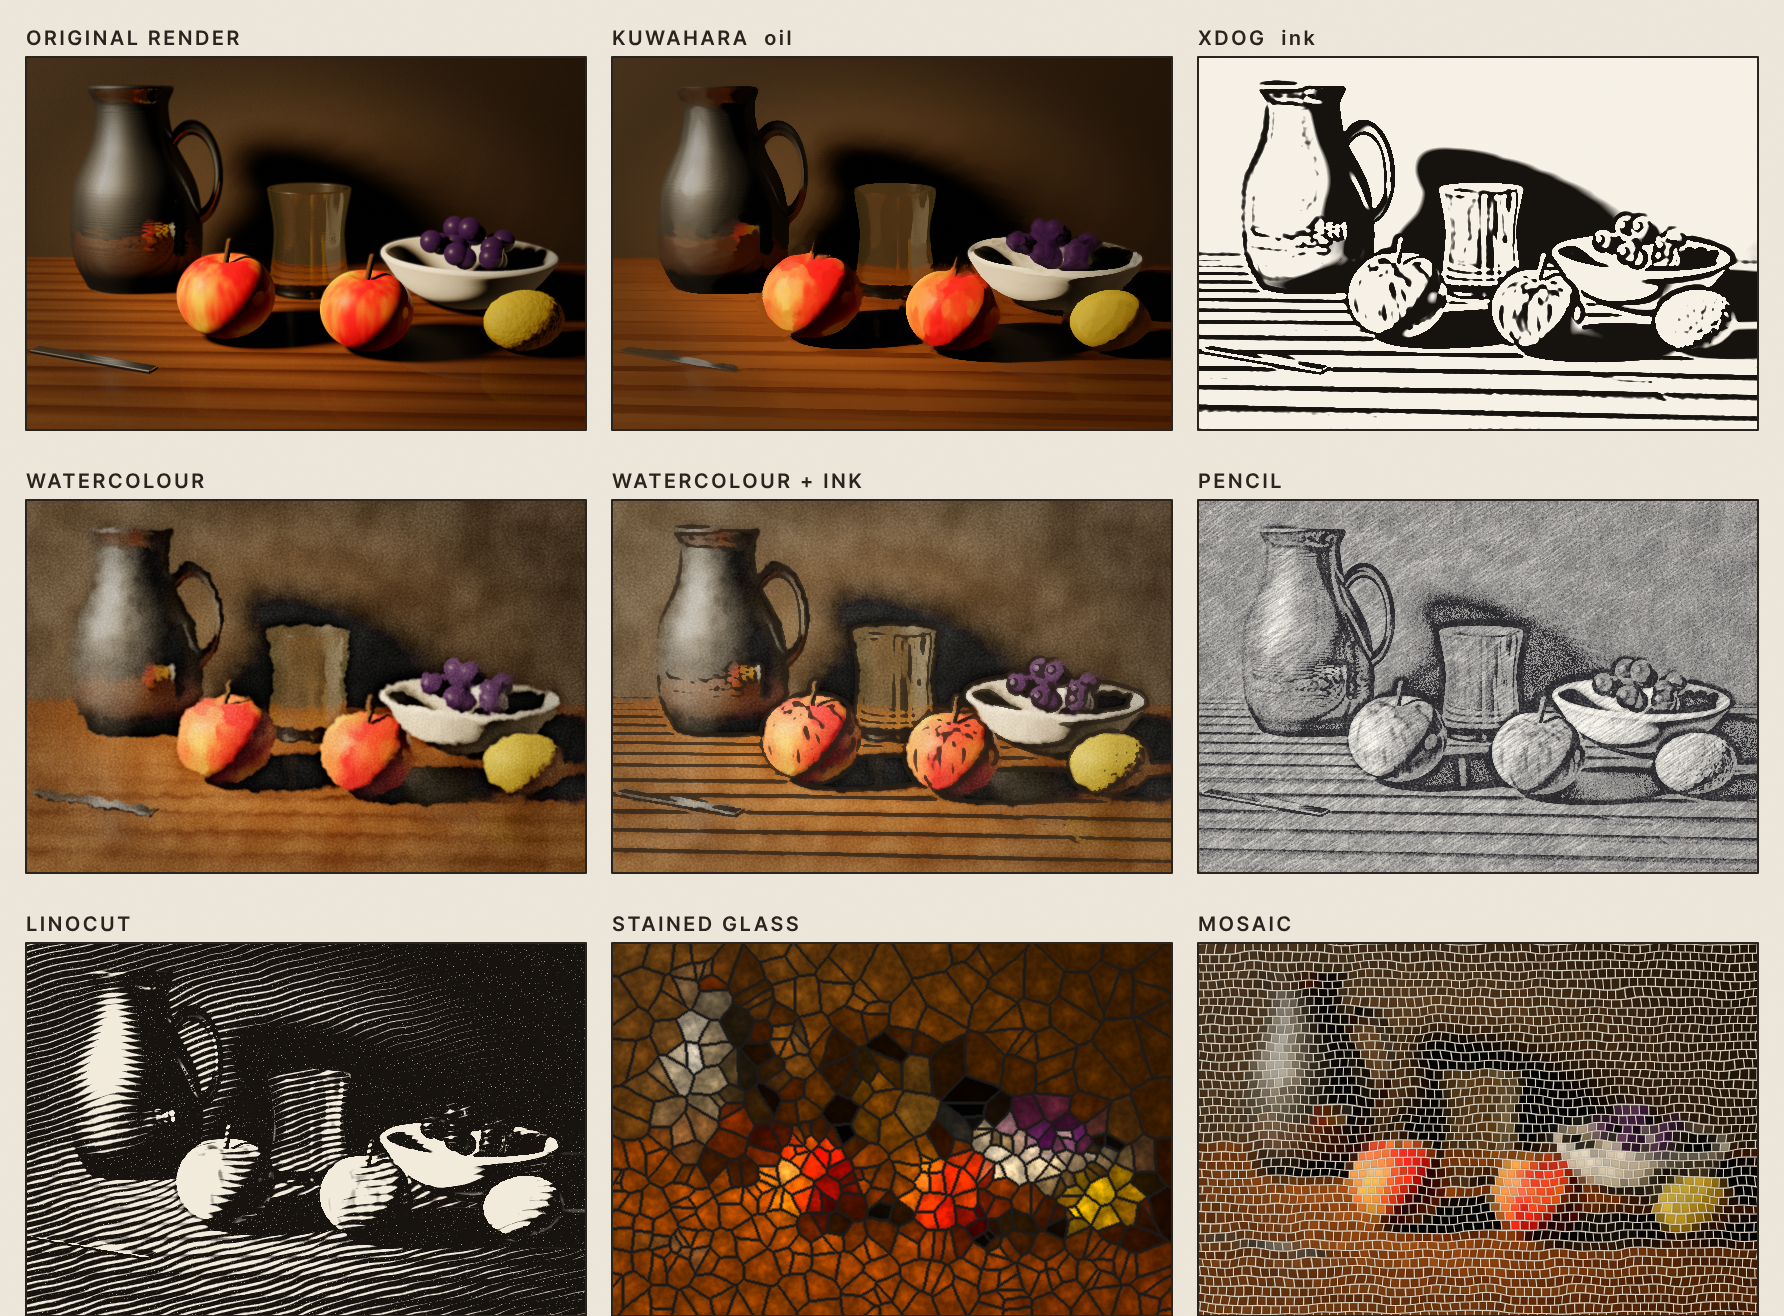

Reproduce this figure in Python.
# Filter showcase: one 3D still life re-imagined by the stylize filters (each panel is its own canvas).
import os
from atelier import *
from atelier.stylize import kuwahara, xdog, watercolorize, pencil, linocut, stained_glass, mosaic

SRC = os.path.join(os.path.dirname(__file__), "still_life.png")
PW, PH, G, TOP = 560, 373, 26, 44
PANELS = [
    ("ORIGINAL RENDER", []),
    ("KUWAHARA  oil", [kuwahara(9, sharp=10)]),
    ("XDOG  ink", [xdog(1.2, eps=0.9, fill=0.1, paper="#f6f1e6")]),
    ("WATERCOLOUR", [watercolorize(bleed=2.5, seed=SEED)]),
    ("WATERCOLOUR + INK", [watercolorize(bleed=2.5, wash=0.6, ink=0.9, seed=SEED)]),
    ("PENCIL", [pencil(seed=SEED)]),
    ("LINOCUT", [linocut(angle=-15, seed=SEED)]),
    ("STAINED GLASS", [stained_glass(22, seed=SEED)]),
    ("MOSAIC", [mosaic(9, seed=SEED)]),
]
c = Canvas(3 * PW + 4 * G, 3 * (PH + TOP) + 2 * G + G // 2, bg="#ece6da")
for i, (name, fx) in enumerate(PANELS):
    px, py = G + (i % 3) * (PW + G), G // 2 + (i // 3) * (PH + TOP + G)
    p = Canvas(PW, PH)
    p.place(SRC)
    if fx:
        p.apply(*fx)
    img = p.flatten()
    c.place(img, px + PW / 2, py + TOP + PH / 2, scale=PW / img.shape[1])
    c.rect(px, py + TOP, PW, PH, fill=None, stroke="#2a241e", width=2)
    c.text(name, px, py + TOP - 12, size=20, fill="#2a241e", font="sans", weight="bold", spacing=0.12)
c.save(__file__[:-3] + ".png")
